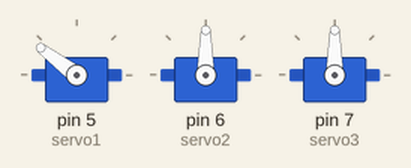
Recording of a sketch running on a simulated Arduino Uno, built with avr-gcc and run on an emulated ATmega328P. Shown: 3 × servo.

Above: at 0.55 s.
At 1.2 s:
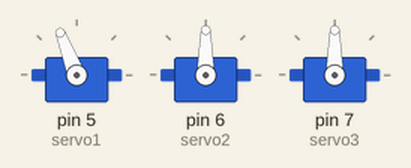
At 1.9 s:
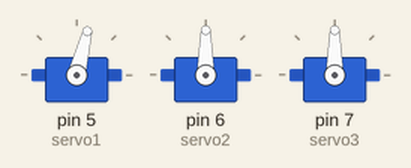
At 3.3 s:
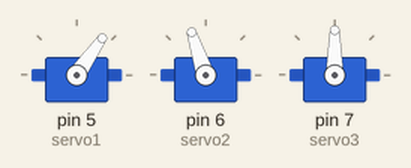
At 4.7 s:
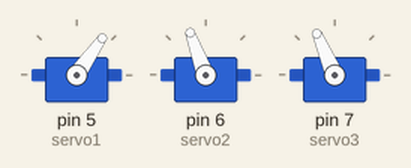
At 6.1 s:
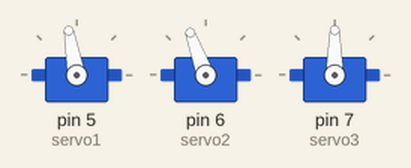
Timing chart, 0 to 7.8 s (numbered marks = the images above):
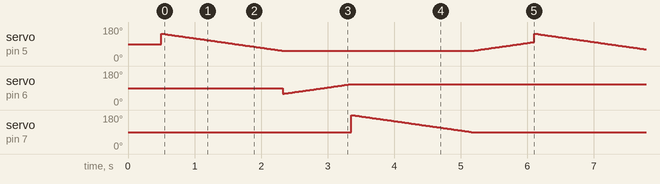

Measured:
- by itself, servo on pin 7 (servo3): ramps from 180° to 90° and jumps back, once every 5.6 s

The sketch:

Teste_Garra.ino
```cpp
#include <Servo.h>

Servo servo1; // 60 a 140 graus  - graus, mais pra tras
Servo servo2; // 60 a 140 graus  - graus, mais alto
Servo servo3; // 180 a 90 graus  - graus, garra fechada

int i = 0, j = 0, v1, v2;

void TesteSimultaneo(){

    for(i = 140; i >= 55; i--){
        servo1.write(i);
        delay(20);
        for(j = 60 ; j <= 120;){
         servo2.write(j);
         delay(20);
          j++;
         break;
    }
  }
}

void Inicial() {

    v1 = servo1.read();
    v2 = servo2.read();

  if(v1 <= 145){
    for(i = v1; i <= 145; i++){
  servo1.write(i);
  delay(20);
  }                                           // Servo1 145 graus
}
   if(v1 > 145){
     for(i = v1; i > 145; i--){
  servo1.write(i);
  delay(20);

  }
}

  if(v2 <= 80){
    for(i = v2; i <= 80; i++){
  servo2.write(i);
  delay(20);
  }                                          // Servo2 80
}
   if(v2 > 80){
     for(i = v2; i > 80; i--){
  servo2.write(i);
  delay(20);

  }
}

  servo3.write(180);
}

void setup() {
  servo1.attach(5);
  servo2.attach(6);
  servo3.attach(7);
 // Inicial();
  delay (500);
}

void loop() {

 for(i = 145; i >= 55; i--){ // Servo1: 35 para a árvore pequena e 55 para a árvore grande.
  servo1.write(i);
  delay(20);
 }


 for(i = 60; i <= 110; i++){
  servo2.write(i);
  delay(20);
 }

 for(i = 180; i >= 90; i--){
  servo3.write(i);
  delay(20);
 }

 for(i = 55; i<= 100; i++){
  servo1.write(i);
  delay(20);
 }

}
```
